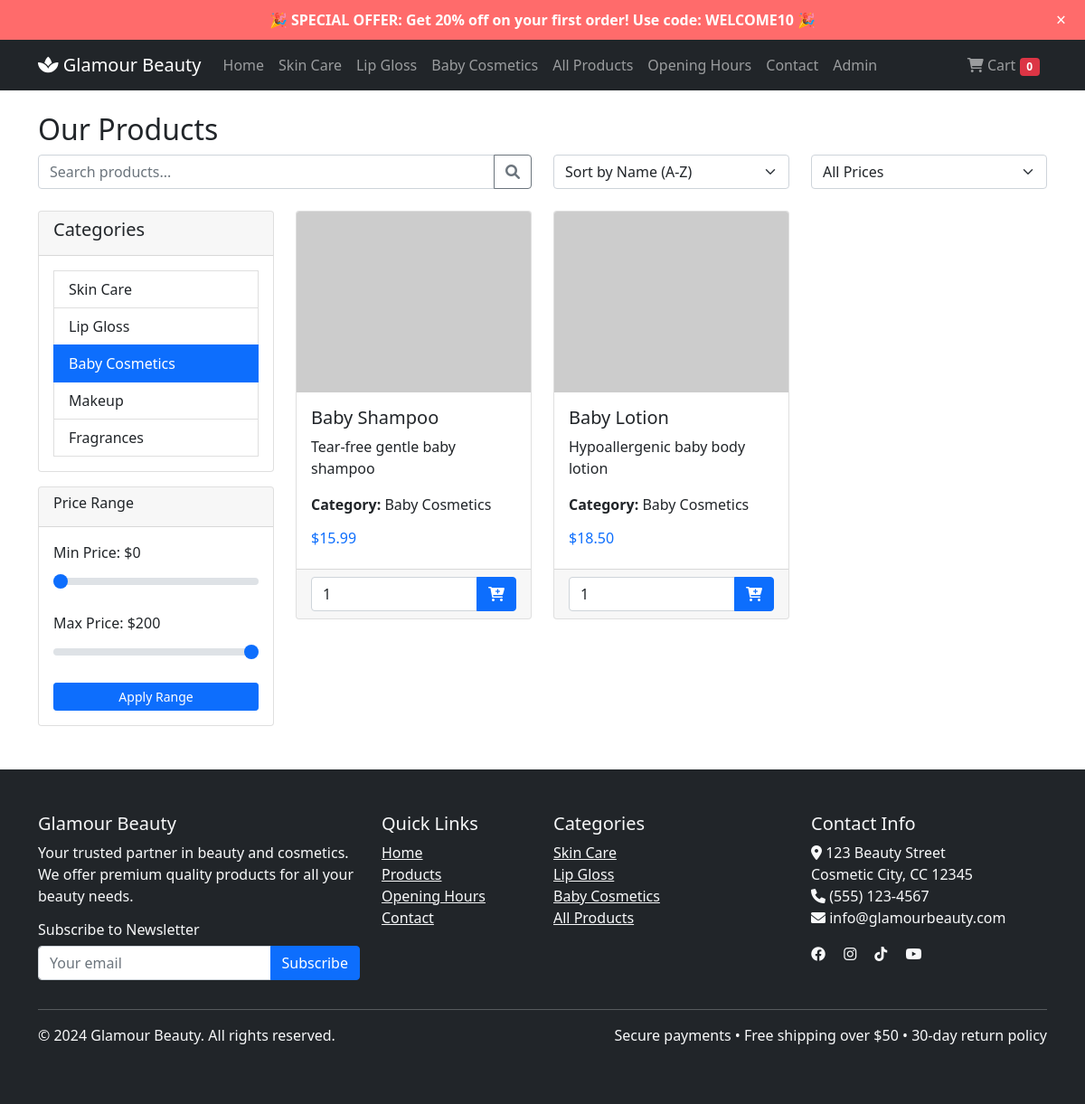
Screenshot of /products.php?category=3 with the database file from the repository.
### tables this page shows
CREATE TABLE categories (
    id INT PRIMARY KEY AUTO_INCREMENT,
    name VARCHAR(100) NOT NULL,
    description TEXT
);

CREATE TABLE products (
    id INT PRIMARY KEY AUTO_INCREMENT,
    name VARCHAR(255) NOT NULL,
    description TEXT,
    price DECIMAL(10,2) NOT NULL,
    category_id INT,
    image_url VARCHAR(500),
    stock_quantity INT DEFAULT 0,
    created_at TIMESTAMP DEFAULT CURRENT_TIMESTAMP,
    FOREIGN KEY (category_id) REFERENCES categories(id)
);

### products.php (the view, shortened to what this page needs)
<?php include 'header.php'; ?>
<div class="container mt-4">
    <h2>Our Products</h2>
    <div class="row mb-4">
        <div class="col-md-6">
            <div class="input-group">
                <input type="text" class="form-control" placeholder="Search products..." id="searchInput">
                <button class="btn btn-outline-secondary" type="button" onclick="searchProducts()">
                    <i class="fas fa-search"></i>
                </button>
            </div>
        </div>
        <div class="col-md-3">
            <select class="form-select" id="sortSelect" onchange="sortProducts()">
                <option value="name_asc">Sort by Name (A-Z)</option>
            </select>
        </div>
        <div class="col-md-3">
            <select class="form-select" id="priceFilter" onchange="filterByPrice()">
                <option value="all">All Prices</option>
            </select>
        </div>
    </div>
    <div class="row">
        <div class="col-md-3">
            <div class="card">
                <div class="card-header">
                    <h5>Categories</h5>
                </div>
                <div class="card-body">
                    <?php
                    $database = new Database();
                    $db = $database->getConnection();
                    $query = "SELECT * FROM categories";
                    $stmt = $db->prepare($query);
                    $stmt->execute();
                    while ($category = $stmt->fetch(PDO::FETCH_ASSOC)) {
                        $active = (isset($_GET['category']) && $_GET['category'] == $category['id']) ? 'active' : '';
                        echo '<a href="products.php?category=' . $category['id'] . '" class="list-group-item ' . $active . '">' . $category['name'] . '</a>';
                    }
                    ?>
                </div>
            </div>
            <div class="card mt-3">
                <div class="card-header">
                    <h6>Price Range</h6>
                </div>
                <div class="card-body">
                    <div class="mb-3">
                        <label class="form-label">Min Price: $<span id="minPriceValue">0</span></label>
                        <input type="range" class="form-range" min="0" max="200" value="0" id="minPrice">
                    </div>
                    <div class="mb-3">
                        <label class="form-label">Max Price: $<span id="maxPriceValue">200</span></label>
                        <input type="range" class="form-range" min="0" max="200" value="200" id="maxPrice">
                    </div>
                    <button class="btn btn-sm btn-primary w-100" onclick="applyPriceRange()">Apply Range</button>
                </div>
            </div>
        </div>
        <div class="col-md-9">
            <div class="row" id="productsGrid">
                <?php
                $whereClause = "";
                $params = [];
                if (isset($_GET['category']) && !empty($_GET['category'])) {
                    $whereClause = "WHERE p.category_id = ?";
                    $params[] = $_GET['category'];
                }
                $query = "SELECT p.*, c.name as category_name
                         FROM products p
                         LEFT JOIN categories c ON p.category_id = c.id
                         $whereClause
                         ORDER BY p.created_at DESC";
                $stmt = $db->prepare($query);
                $stmt->execute($params);
                if ($stmt->rowCount() > 0) {
                    while ($product = $stmt->fetch(PDO::FETCH_ASSOC)) {
                        echo '
                        <div class="col-lg-4 col-md-6 mb-4 product-card position-relative" data-price="' . $product['price'] . '" data-name="' . strtolower($product['name']) . '">
                            <div class="card h-100">
                                ' . (intval($product['stock_quantity']) <= 0 ? '<span class="stock-badge">Out of stock</span>' : '') . '
                                <img src="https://via.placeholder.com/300x200?text=' . urlencode($product['name']) . '"
                                     class="card-img-top product-image" alt="' . $product['name'] . '">
                                <div class="card-body">
                                    <h5 class="card-title">' . $product['name'] . '</h5>
                                    <p class="card-text">' . $product['description'] . '</p>
                                    <p class="card-text"><strong>Category:</strong> ' . $product['category_name'] . '</p>
                                    <h6 class="text-primary">$' . $product['price'] . '</h6>
                                </div>
                                <div class="card-footer">
                                    <form method="post" action="cart.php" class="add-to-cart-form">
                                        <input type="hidden" name="product_id" value="' . $product['id'] . '">
                                        <div class="input-group">
                                            ' . (
                                                intval($product['stock_quantity']) > 0
                                                ? '<input type="number" name="quantity" value="1" min="1" max="' . $product['stock_quantity'] . '" class="form-control">'
                                                : '<input type="number" name="quantity" value="0" min="0" class="form-control" disabled>'
                                            ) . '
                                            ' . (
                                                intval($product['stock_quantity']) > 0
                                                ? '<button type="submit" class="btn btn-primary add-to-cart-btn"><i class="fas fa-cart-plus"></i></button>'
                                                : '<button type="button" class="btn btn-secondary" disabled>Out of stock</button>'
                                            ) . '
                                        </div>
                                    </form>
                                </div>
                            </div>
                        </div>';
                    }
                } else {
                    echo '<div class="col-12"><p>No products found.</p></div>';
                }
                ?>
            </div>
        </div>
    </div>
</div>
<?php include 'footer.php'; ?>

### header.php (style rules this page uses)
.product-image { height: 200px; object-fit: cover; transition: transform 0.3s; }

### rows the page displays
categories: name "Skin Care"
categories: name "Lip Gloss"
categories: name "Baby Cosmetics"
categories: name "Makeup"
categories: name "Fragrances"
products: name "Baby Shampoo", description "Tear-free gentle baby shampoo", category.name "Baby Cosmetics", price "15.99"
products: name "Baby Lotion", description "Hypoallergenic baby body lotion", category.name "Baby Cosmetics", price "18.50"

### other values shown
array_sum($_SESSION['cart']) "0"
